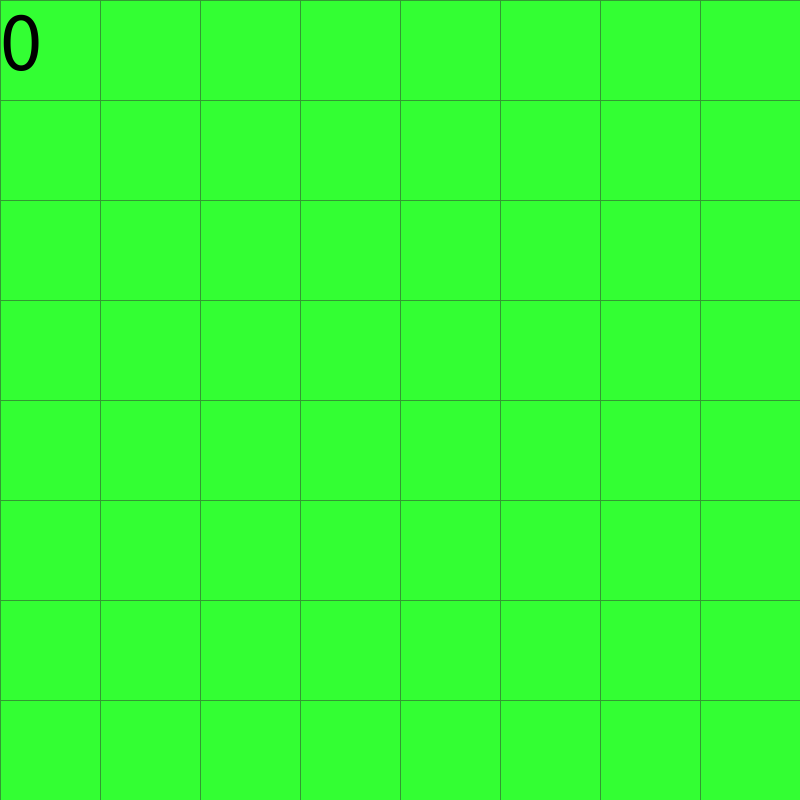
Frame 1 (no input)
Frame 60 (the mouse pressed at the canvas centre just before this capture): identical to frame 1, image omitted
Frame 120 (the mouse held since frame 60 and released just before this capture): identical to frame 1, image omitted

The Processing sketch that drew this single still picture (run headless with seeded random() and noise(); from frame 60 on, the mouse is pressed at the canvas centre):

// Processing sketch: snake
// ── snake.pde
private int width = 800;
private int height = 800;
private int score = 0;

void setup()
{
  size(800, 800);
  background(255);
}

void draw()
{
  background(51,255,51);
  drawBackground(8,8);
  drawScore(score);
}

void drawBackground(int case_row, int case_column)
{
  for (int i = 0; i < height; i = i + 800/case_row) {
    stroke(51,153,51);
    line(0, i, 800, i);
  }
  for (int i = 0; i < width; i = i + 800/case_column) {
    stroke(51,153,51);
    line(i, 0, i, 800);
  }
}

void drawScore(int score){
  textSize(85);
  fill(0,0,0);
  text(score,0,70);
}
